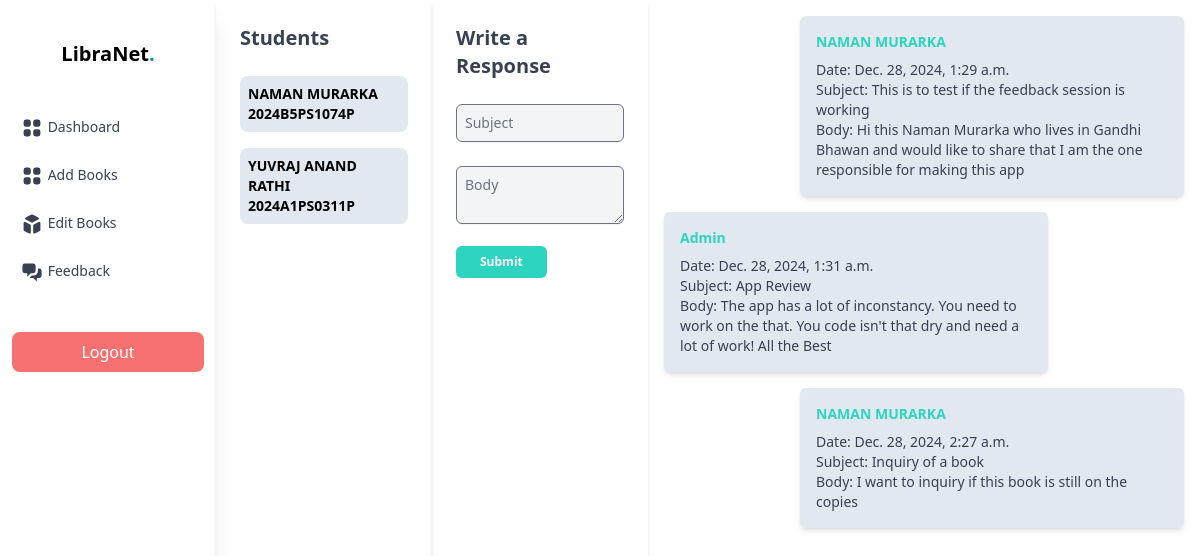
Screenshot of /admin_chat/2024B5PS1074P/ (signed in) with the database file from the repository.
### users/models.py (models this page shows, shortened)
class FeedbackRoom(models.Model):
    student = models.ForeignKey(Student, on_delete=models.CASCADE)

class Student(models.Model):
    student_uid = models.CharField(max_length=100, unique=True)
    student_name =models.CharField(max_length=100)
    bits_id = models.CharField(max_length=13, unique=True)
    hostel = models.CharField(max_length=7)

class FeedbackRecord(models.Model):
    student = models.ForeignKey(Student, on_delete=models.CASCADE)
    subject = models.CharField(max_length=100)
    body = models.CharField(max_length=1000)
    date = models.DateTimeField(default=now)
    admin_reply = models.BooleanField(default=False)

### users/views.py (the view, shortened to what this page needs)
# urls.py: path('admin_chat/<str:bits_id>/', views.admin_chat, name='admin_chat'),
@staff_member_required(login_url='')
@login_required
def admin_chat(request, bits_id):
    rooms = FeedbackRoom.objects.all()
    student = get_object_or_404(Student, bits_id=bits_id)
    feedbacks = FeedbackRecord.objects.filter(student=student)
    return render(
        request,
        'admin_chat.html',
        {
            'rooms' : rooms,
            'feedbacks': feedbacks,
        }
    )

### users/templates/admin_chat.html (shortened to what this page needs)
{% extends 'admin_feedback.html' %}
{% block chat %}
<div class="h-[100vh] w-[18vw] shadow-md p-6 z-10 flex-non">
    <h1 class="text-xl font-bold text-gray-700 mb-6">Write a Response</h1>
    <form action="" method="post">
          <input required type="text" name="subject" id="subject" class="w-full p-2 text-sm rounded-md shadow-sm mb-6 bg-gray-100" placeholder="Subject">
          <textarea required name="body" id="body" class="w-full bg-gray-100 rounded-md  shadow-sm text-sm p-2 h-[20vh]" placeholder="Body"></textarea>
          <button class=" p-2 bg-teal-400 mt-4 rounded-md text-xs text-white font-bold pl-6 pr-6 hover:scale-105 duration-150" type="submit">Submit</button>
    </form>
  </div>
  <div class="p-4 h-[100vh] w-[46vw] overflow-y-scroll">
    {% for feedback in feedbacks %}
      <div class="flex  items-center mb-4
            {% if feedback.admin_reply %}
              justify-start
            {% else %}
              justify-end
            {% endif %}
      ">
        <div class="bg-slate-200 text-sm text-gray-700 p-4 rounded-md shadow-md w-96">
          <p class="font-bold text-teal-400 mb-2">
            {% if feedback.admin_reply %}
              Admin
            {% else %}
              {{ feedback.student.student_name }}
            {% endif %}
          </p>
          <p>Date: {{ feedback.date }} </p>
          <p>Subject: {{ feedback.subject }} </p>
          <p>Body: {{ feedback.body }} </p>
        </div>
      </div>
      {% endfor %}
  </div>
{% endblock %}

### users/templates/admin_feedback.html
{% extends 'admin_layout.html' %}
{% block content %}
<div class="h-[100vh] w-[18vw] shadow-md p-6 z-10 flex-non overflow-y-scroll">
  <h1 class="text-xl font-bold text-gray-700 mb-6">Students</h1>
  {% for room in rooms %}
  <a href="{% url 'users:admin_chat' room.student.bits_id %}">
    <div class="bg-slate-200 font-bold text-sm p-2 mb-4 rounded-lg">
      <p>{{ room.student.student_name }} </p>
      <p>{{ room.student.bits_id }} </p>
    </div>
  </a>
  {% endfor %}
</div>
{% block chat %}
{% endblock %}
{% endblock %}

### rows the page displays
FeedbackRoom: student.student_name "NAMAN MURARKA", student.bits_id "2024B5PS1074P"
FeedbackRoom: student.student_name "YUVRAJ ANAND RATHI", student.bits_id "2024A1PS0311P"
FeedbackRecord: student.student_name "NAMAN MURARKA", date "Dec. 28, 2024, 1:29 a.m.", subject "This is to test if the feedback session is working", body "Hi this Naman Murarka who lives in Gandhi Bhawan and would like to share that I am the one responsible for making this app"
FeedbackRecord: admin_reply "Admin", date "Dec. 28, 2024, 1:31 a.m.", subject "App Review", body "The app has a lot of inconstancy. You need to work on the that. You code isn't that dry and need a lot of work! All the Best"
FeedbackRecord: student.student_name "NAMAN MURARKA", date "Dec. 28, 2024, 2:27 a.m.", subject "Inquiry of a book", body "I want to inquiry if this book is still on the copies"
